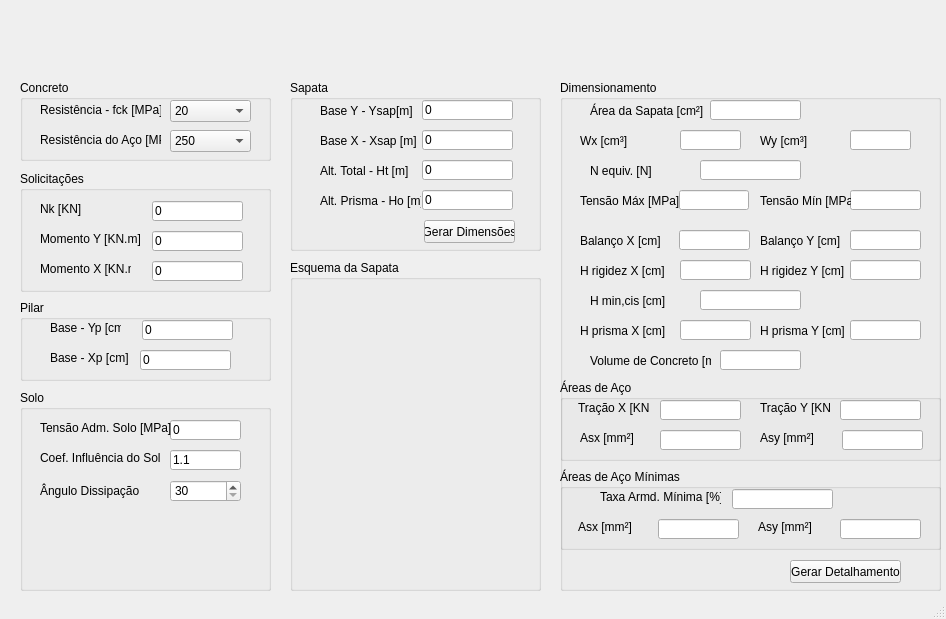
<?xml version="1.0" encoding="UTF-8"?>
<ui version="4.0">
 <class>MainWindow</class>
 <widget class="QMainWindow" name="MainWindow">
  <property name="geometry">
   <rect>
    <x>0</x>
    <y>0</y>
    <width>946</width>
    <height>619</height>
   </rect>
  </property>
  <property name="windowTitle">
   <string>MainWindow</string>
  </property>
  <widget class="QWidget" name="centralwidget">
   <widget class="QGroupBox" name="groupBox">
    <property name="geometry">
     <rect>
      <x>20</x>
      <y>80</y>
      <width>251</width>
      <height>81</height>
     </rect>
    </property>
    <property name="title">
     <string>Concreto</string>
    </property>
    <widget class="QLabel" name="label">
     <property name="geometry">
      <rect>
       <x>20</x>
       <y>20</y>
       <width>121</width>
       <height>20</height>
      </rect>
     </property>
     <property name="text">
      <string>Resistência - fck [MPa]</string>
     </property>
    </widget>
    <widget class="QComboBox" name="comboBox">
     <property name="geometry">
      <rect>
       <x>150</x>
       <y>20</y>
       <width>81</width>
       <height>22</height>
      </rect>
     </property>
     <item>
      <property name="text">
       <string>20</string>
      </property>
     </item>
     <item>
      <property name="text">
       <string>25</string>
      </property>
     </item>
     <item>
      <property name="text">
       <string>30</string>
      </property>
     </item>
     <item>
      <property name="text">
       <string>35</string>
      </property>
     </item>
     <item>
      <property name="text">
       <string>40</string>
      </property>
     </item>
     <item>
      <property name="text">
       <string>45</string>
      </property>
     </item>
     <item>
      <property name="text">
       <string>50</string>
      </property>
     </item>
    </widget>
    <widget class="QComboBox" name="comboBox_2">
     <property name="geometry">
      <rect>
       <x>150</x>
       <y>50</y>
       <width>81</width>
       <height>22</height>
      </rect>
     </property>
     <item>
      <property name="text">
       <string>250</string>
      </property>
     </item>
     <item>
      <property name="text">
       <string>500</string>
      </property>
     </item>
     <item>
      <property name="text">
       <string>600</string>
      </property>
     </item>
    </widget>
    <widget class="QLabel" name="label_2">
     <property name="geometry">
      <rect>
       <x>20</x>
       <y>50</y>
       <width>121</width>
       <height>20</height>
      </rect>
     </property>
     <property name="text">
      <string>Resistência do Aço [MPa]</string>
     </property>
    </widget>
   </widget>
   <widget class="QGroupBox" name="groupBox_3">
    <property name="geometry">
     <rect>
      <x>20</x>
      <y>171</y>
      <width>251</width>
      <height>121</height>
     </rect>
    </property>
    <property name="title">
     <string>Solicitações</string>
    </property>
    <widget class="QLabel" name="label_7">
     <property name="geometry">
      <rect>
       <x>20</x>
       <y>30</y>
       <width>101</width>
       <height>16</height>
      </rect>
     </property>
     <property name="text">
      <string>Nk [KN]</string>
     </property>
    </widget>
    <widget class="QLineEdit" name="lineEdit_3">
     <property name="geometry">
      <rect>
       <x>132</x>
       <y>30</y>
       <width>91</width>
       <height>20</height>
      </rect>
     </property>
     <property name="text">
      <string>0</string>
     </property>
    </widget>
    <widget class="QLabel" name="label_8">
     <property name="geometry">
      <rect>
       <x>20</x>
       <y>60</y>
       <width>101</width>
       <height>16</height>
      </rect>
     </property>
     <property name="text">
      <string>Momento Y [KN.m]</string>
     </property>
    </widget>
    <widget class="QLineEdit" name="lineEdit_4">
     <property name="geometry">
      <rect>
       <x>132</x>
       <y>60</y>
       <width>91</width>
       <height>20</height>
      </rect>
     </property>
     <property name="text">
      <string>0</string>
     </property>
    </widget>
    <widget class="QLabel" name="label_9">
     <property name="geometry">
      <rect>
       <x>20</x>
       <y>90</y>
       <width>91</width>
       <height>16</height>
      </rect>
     </property>
     <property name="text">
      <string>Momento X [KN.m]</string>
     </property>
    </widget>
    <widget class="QLineEdit" name="lineEdit_5">
     <property name="geometry">
      <rect>
       <x>132</x>
       <y>90</y>
       <width>91</width>
       <height>20</height>
      </rect>
     </property>
     <property name="text">
      <string>0</string>
     </property>
    </widget>
   </widget>
   <widget class="QGroupBox" name="groupBox_2">
    <property name="geometry">
     <rect>
      <x>20</x>
      <y>300</y>
      <width>251</width>
      <height>81</height>
     </rect>
    </property>
    <property name="title">
     <string>Pilar</string>
    </property>
    <widget class="QLabel" name="label_3">
     <property name="geometry">
      <rect>
       <x>30</x>
       <y>20</y>
       <width>71</width>
       <height>16</height>
      </rect>
     </property>
     <property name="text">
      <string>Base - Yp [cm]</string>
     </property>
    </widget>
    <widget class="QLineEdit" name="lineEdit">
     <property name="geometry">
      <rect>
       <x>122</x>
       <y>20</y>
       <width>91</width>
       <height>20</height>
      </rect>
     </property>
     <property name="text">
      <string>0</string>
     </property>
    </widget>
    <widget class="QLabel" name="label_4">
     <property name="geometry">
      <rect>
       <x>30</x>
       <y>50</y>
       <width>81</width>
       <height>16</height>
      </rect>
     </property>
     <property name="text">
      <string>Base - Xp [cm]</string>
     </property>
    </widget>
    <widget class="QLineEdit" name="lineEdit_2">
     <property name="geometry">
      <rect>
       <x>120</x>
       <y>50</y>
       <width>91</width>
       <height>20</height>
      </rect>
     </property>
     <property name="text">
      <string>0</string>
     </property>
    </widget>
   </widget>
   <widget class="QGroupBox" name="groupBox_4">
    <property name="geometry">
     <rect>
      <x>290</x>
      <y>80</y>
      <width>251</width>
      <height>171</height>
     </rect>
    </property>
    <property name="title">
     <string>Sapata</string>
    </property>
    <widget class="QLabel" name="label_5">
     <property name="geometry">
      <rect>
       <x>30</x>
       <y>50</y>
       <width>101</width>
       <height>21</height>
      </rect>
     </property>
     <property name="text">
      <string>Base X - Xsap [m]</string>
     </property>
    </widget>
    <widget class="QLineEdit" name="lineEdit_9">
     <property name="geometry">
      <rect>
       <x>132</x>
       <y>50</y>
       <width>91</width>
       <height>20</height>
      </rect>
     </property>
     <property name="text">
      <string>0</string>
     </property>
    </widget>
    <widget class="QLineEdit" name="lineEdit_10">
     <property name="geometry">
      <rect>
       <x>132</x>
       <y>20</y>
       <width>91</width>
       <height>20</height>
      </rect>
     </property>
     <property name="text">
      <string>0</string>
     </property>
    </widget>
    <widget class="QLabel" name="label_6">
     <property name="geometry">
      <rect>
       <x>30</x>
       <y>20</y>
       <width>101</width>
       <height>21</height>
      </rect>
     </property>
     <property name="text">
      <string>Base Y - Ysap[m]</string>
     </property>
    </widget>
    <widget class="QLabel" name="label_13">
     <property name="geometry">
      <rect>
       <x>30</x>
       <y>80</y>
       <width>91</width>
       <height>21</height>
      </rect>
     </property>
     <property name="text">
      <string>Alt. Total - Ht [m]</string>
     </property>
    </widget>
    <widget class="QLineEdit" name="lineEdit_11">
     <property name="geometry">
      <rect>
       <x>132</x>
       <y>80</y>
       <width>91</width>
       <height>20</height>
      </rect>
     </property>
     <property name="text">
      <string>0</string>
     </property>
    </widget>
    <widget class="QLineEdit" name="lineEdit_12">
     <property name="geometry">
      <rect>
       <x>132</x>
       <y>110</y>
       <width>91</width>
       <height>20</height>
      </rect>
     </property>
     <property name="text">
      <string>0</string>
     </property>
    </widget>
    <widget class="QLabel" name="label_14">
     <property name="geometry">
      <rect>
       <x>30</x>
       <y>110</y>
       <width>101</width>
       <height>21</height>
      </rect>
     </property>
     <property name="text">
      <string>Alt. Prisma - Ho [m]</string>
     </property>
    </widget>
    <widget class="QPushButton" name="pushButton">
     <property name="geometry">
      <rect>
       <x>134</x>
       <y>140</y>
       <width>91</width>
       <height>23</height>
      </rect>
     </property>
     <property name="text">
      <string>Gerar Dimensões</string>
     </property>
    </widget>
   </widget>
   <widget class="QGroupBox" name="groupBox_5">
    <property name="geometry">
     <rect>
      <x>290</x>
      <y>260</y>
      <width>251</width>
      <height>331</height>
     </rect>
    </property>
    <property name="title">
     <string>Esquema da Sapata</string>
    </property>
    <widget class="QLabel" name="label_15">
     <property name="geometry">
      <rect>
       <x>0</x>
       <y>30</y>
       <width>251</width>
       <height>181</height>
      </rect>
     </property>
     <property name="text">
      <string/>
     </property>
     <property name="pixmap">
      <pixmap>sapata_sup.png</pixmap>
     </property>
     <property name="scaledContents">
      <bool>true</bool>
     </property>
    </widget>
    <widget class="QLabel" name="label_16">
     <property name="geometry">
      <rect>
       <x>10</x>
       <y>230</y>
       <width>231</width>
       <height>81</height>
      </rect>
     </property>
     <property name="text">
      <string/>
     </property>
     <property name="pixmap">
      <pixmap>sapata_perfil.png</pixmap>
     </property>
     <property name="scaledContents">
      <bool>true</bool>
     </property>
    </widget>
   </widget>
   <widget class="QGroupBox" name="groupBox_6">
    <property name="geometry">
     <rect>
      <x>20</x>
      <y>390</y>
      <width>251</width>
      <height>201</height>
     </rect>
    </property>
    <property name="title">
     <string>Solo</string>
    </property>
    <widget class="QLabel" name="label_17">
     <property name="geometry">
      <rect>
       <x>20</x>
       <y>60</y>
       <width>121</width>
       <height>16</height>
      </rect>
     </property>
     <property name="text">
      <string>Coef. Influência do Solo</string>
     </property>
    </widget>
    <widget class="QLineEdit" name="lineEdit_13">
     <property name="geometry">
      <rect>
       <x>150</x>
       <y>60</y>
       <width>71</width>
       <height>20</height>
      </rect>
     </property>
     <property name="text">
      <string>1.1</string>
     </property>
    </widget>
    <widget class="QLabel" name="label_18">
     <property name="geometry">
      <rect>
       <x>20</x>
       <y>90</y>
       <width>111</width>
       <height>21</height>
      </rect>
     </property>
     <property name="text">
      <string>Ângulo Dissipação </string>
     </property>
    </widget>
    <widget class="QSpinBox" name="spinBox">
     <property name="geometry">
      <rect>
       <x>150</x>
       <y>90</y>
       <width>71</width>
       <height>22</height>
      </rect>
     </property>
     <property name="minimum">
      <number>30</number>
     </property>
     <property name="maximum">
      <number>50</number>
     </property>
    </widget>
    <widget class="QLineEdit" name="lineEdit_35">
     <property name="geometry">
      <rect>
       <x>150</x>
       <y>30</y>
       <width>71</width>
       <height>20</height>
      </rect>
     </property>
     <property name="text">
      <string>0</string>
     </property>
    </widget>
    <widget class="QLabel" name="label_40">
     <property name="geometry">
      <rect>
       <x>20</x>
       <y>30</y>
       <width>131</width>
       <height>16</height>
      </rect>
     </property>
     <property name="text">
      <string>Tensão Adm. Solo [MPa]</string>
     </property>
    </widget>
   </widget>
   <widget class="QGroupBox" name="groupBox_7">
    <property name="geometry">
     <rect>
      <x>560</x>
      <y>80</y>
      <width>381</width>
      <height>511</height>
     </rect>
    </property>
    <property name="title">
     <string>Dimensionamento</string>
    </property>
    <widget class="QLabel" name="label_19">
     <property name="geometry">
      <rect>
       <x>30</x>
       <y>20</y>
       <width>121</width>
       <height>21</height>
      </rect>
     </property>
     <property name="text">
      <string>Área da Sapata [cm²]</string>
     </property>
    </widget>
    <widget class="QLineEdit" name="lineEdit_15">
     <property name="geometry">
      <rect>
       <x>150</x>
       <y>20</y>
       <width>91</width>
       <height>20</height>
      </rect>
     </property>
    </widget>
    <widget class="QLabel" name="label_20">
     <property name="geometry">
      <rect>
       <x>20</x>
       <y>50</y>
       <width>51</width>
       <height>21</height>
      </rect>
     </property>
     <property name="text">
      <string>Wx [cm³]</string>
     </property>
    </widget>
    <widget class="QLineEdit" name="lineEdit_16">
     <property name="geometry">
      <rect>
       <x>120</x>
       <y>50</y>
       <width>61</width>
       <height>20</height>
      </rect>
     </property>
     <property name="text">
      <string/>
     </property>
    </widget>
    <widget class="QLineEdit" name="lineEdit_17">
     <property name="geometry">
      <rect>
       <x>290</x>
       <y>50</y>
       <width>61</width>
       <height>20</height>
      </rect>
     </property>
     <property name="text">
      <string/>
     </property>
    </widget>
    <widget class="QLabel" name="label_21">
     <property name="geometry">
      <rect>
       <x>200</x>
       <y>50</y>
       <width>51</width>
       <height>21</height>
      </rect>
     </property>
     <property name="text">
      <string>Wy [cm³]</string>
     </property>
    </widget>
    <widget class="QLineEdit" name="lineEdit_18">
     <property name="geometry">
      <rect>
       <x>140</x>
       <y>80</y>
       <width>101</width>
       <height>20</height>
      </rect>
     </property>
     <property name="text">
      <string/>
     </property>
    </widget>
    <widget class="QLabel" name="label_22">
     <property name="geometry">
      <rect>
       <x>30</x>
       <y>80</y>
       <width>81</width>
       <height>21</height>
      </rect>
     </property>
     <property name="text">
      <string>N equiv. [N]</string>
     </property>
    </widget>
    <widget class="QLabel" name="label_23">
     <property name="geometry">
      <rect>
       <x>20</x>
       <y>110</y>
       <width>121</width>
       <height>21</height>
      </rect>
     </property>
     <property name="text">
      <string>Tensão Máx [MPa]</string>
     </property>
    </widget>
    <widget class="QLineEdit" name="lineEdit_19">
     <property name="geometry">
      <rect>
       <x>119</x>
       <y>110</y>
       <width>70</width>
       <height>20</height>
      </rect>
     </property>
     <property name="text">
      <string/>
     </property>
    </widget>
    <widget class="QLineEdit" name="lineEdit_20">
     <property name="geometry">
      <rect>
       <x>290</x>
       <y>110</y>
       <width>71</width>
       <height>20</height>
      </rect>
     </property>
     <property name="text">
      <string/>
     </property>
    </widget>
    <widget class="QLabel" name="label_24">
     <property name="geometry">
      <rect>
       <x>200</x>
       <y>110</y>
       <width>91</width>
       <height>21</height>
      </rect>
     </property>
     <property name="text">
      <string>Tensão Mín [MPa]</string>
     </property>
    </widget>
    <widget class="QLabel" name="label_25">
     <property name="geometry">
      <rect>
       <x>20</x>
       <y>150</y>
       <width>91</width>
       <height>21</height>
      </rect>
     </property>
     <property name="text">
      <string>Balanço X [cm]</string>
     </property>
    </widget>
    <widget class="QLineEdit" name="lineEdit_21">
     <property name="geometry">
      <rect>
       <x>119</x>
       <y>150</y>
       <width>71</width>
       <height>20</height>
      </rect>
     </property>
     <property name="text">
      <string/>
     </property>
    </widget>
    <widget class="QLineEdit" name="lineEdit_22">
     <property name="geometry">
      <rect>
       <x>290</x>
       <y>150</y>
       <width>71</width>
       <height>20</height>
      </rect>
     </property>
     <property name="text">
      <string/>
     </property>
    </widget>
    <widget class="QLabel" name="label_26">
     <property name="geometry">
      <rect>
       <x>200</x>
       <y>150</y>
       <width>81</width>
       <height>21</height>
      </rect>
     </property>
     <property name="text">
      <string>Balanço Y [cm]</string>
     </property>
    </widget>
    <widget class="QLineEdit" name="lineEdit_23">
     <property name="geometry">
      <rect>
       <x>120</x>
       <y>180</y>
       <width>71</width>
       <height>20</height>
      </rect>
     </property>
     <property name="text">
      <string/>
     </property>
    </widget>
    <widget class="QLabel" name="label_27">
     <property name="geometry">
      <rect>
       <x>20</x>
       <y>180</y>
       <width>91</width>
       <height>21</height>
      </rect>
     </property>
     <property name="text">
      <string>H rigidez X [cm]</string>
     </property>
    </widget>
    <widget class="QLineEdit" name="lineEdit_24">
     <property name="geometry">
      <rect>
       <x>290</x>
       <y>180</y>
       <width>71</width>
       <height>20</height>
      </rect>
     </property>
     <property name="text">
      <string/>
     </property>
    </widget>
    <widget class="QLabel" name="label_28">
     <property name="geometry">
      <rect>
       <x>200</x>
       <y>180</y>
       <width>91</width>
       <height>21</height>
      </rect>
     </property>
     <property name="text">
      <string>H rigidez Y [cm]</string>
     </property>
    </widget>
    <widget class="QLabel" name="label_29">
     <property name="geometry">
      <rect>
       <x>30</x>
       <y>210</y>
       <width>121</width>
       <height>21</height>
      </rect>
     </property>
     <property name="text">
      <string>H min,cis [cm]</string>
     </property>
    </widget>
    <widget class="QLineEdit" name="lineEdit_25">
     <property name="geometry">
      <rect>
       <x>140</x>
       <y>210</y>
       <width>101</width>
       <height>20</height>
      </rect>
     </property>
     <property name="text">
      <string/>
     </property>
    </widget>
    <widget class="QLineEdit" name="lineEdit_26">
     <property name="geometry">
      <rect>
       <x>120</x>
       <y>240</y>
       <width>71</width>
       <height>20</height>
      </rect>
     </property>
     <property name="text">
      <string/>
     </property>
    </widget>
    <widget class="QLabel" name="label_30">
     <property name="geometry">
      <rect>
       <x>20</x>
       <y>240</y>
       <width>91</width>
       <height>21</height>
      </rect>
     </property>
     <property name="text">
      <string>H prisma X [cm]</string>
     </property>
    </widget>
    <widget class="QLabel" name="label_31">
     <property name="geometry">
      <rect>
       <x>30</x>
       <y>270</y>
       <width>121</width>
       <height>21</height>
      </rect>
     </property>
     <property name="text">
      <string>Volume de Concreto [m³]</string>
     </property>
    </widget>
    <widget class="QLineEdit" name="lineEdit_27">
     <property name="geometry">
      <rect>
       <x>160</x>
       <y>270</y>
       <width>81</width>
       <height>20</height>
      </rect>
     </property>
     <property name="text">
      <string/>
     </property>
    </widget>
    <widget class="QLabel" name="label_32">
     <property name="geometry">
      <rect>
       <x>200</x>
       <y>240</y>
       <width>91</width>
       <height>21</height>
      </rect>
     </property>
     <property name="text">
      <string>H prisma Y [cm]</string>
     </property>
    </widget>
    <widget class="QLineEdit" name="lineEdit_28">
     <property name="geometry">
      <rect>
       <x>290</x>
       <y>240</y>
       <width>71</width>
       <height>20</height>
      </rect>
     </property>
     <property name="text">
      <string/>
     </property>
    </widget>
    <widget class="QGroupBox" name="groupBox_8">
     <property name="geometry">
      <rect>
       <x>0</x>
       <y>300</y>
       <width>381</width>
       <height>81</height>
      </rect>
     </property>
     <property name="title">
      <string>Áreas de Aço</string>
     </property>
     <widget class="QLabel" name="label_33">
      <property name="geometry">
       <rect>
        <x>18</x>
        <y>20</y>
        <width>71</width>
        <height>16</height>
       </rect>
      </property>
      <property name="text">
       <string>Tração X [KN]</string>
      </property>
     </widget>
     <widget class="QLineEdit" name="lineEdit_14">
      <property name="geometry">
       <rect>
        <x>100</x>
        <y>20</y>
        <width>81</width>
        <height>20</height>
       </rect>
      </property>
     </widget>
     <widget class="QLineEdit" name="lineEdit_29">
      <property name="geometry">
       <rect>
        <x>280</x>
        <y>20</y>
        <width>81</width>
        <height>20</height>
       </rect>
      </property>
     </widget>
     <widget class="QLabel" name="label_34">
      <property name="geometry">
       <rect>
        <x>200</x>
        <y>20</y>
        <width>71</width>
        <height>16</height>
       </rect>
      </property>
      <property name="text">
       <string>Tração Y [KN]</string>
      </property>
     </widget>
     <widget class="QLineEdit" name="lineEdit_30">
      <property name="geometry">
       <rect>
        <x>100</x>
        <y>50</y>
        <width>81</width>
        <height>20</height>
       </rect>
      </property>
     </widget>
     <widget class="QLabel" name="label_35">
      <property name="geometry">
       <rect>
        <x>20</x>
        <y>50</y>
        <width>71</width>
        <height>16</height>
       </rect>
      </property>
      <property name="text">
       <string>Asx [mm²]</string>
      </property>
     </widget>
     <widget class="QLineEdit" name="lineEdit_31">
      <property name="geometry">
       <rect>
        <x>282</x>
        <y>50</y>
        <width>81</width>
        <height>20</height>
       </rect>
      </property>
     </widget>
     <widget class="QLabel" name="label_36">
      <property name="geometry">
       <rect>
        <x>200</x>
        <y>50</y>
        <width>71</width>
        <height>16</height>
       </rect>
      </property>
      <property name="text">
       <string>Asy [mm²]</string>
      </property>
     </widget>
    </widget>
    <widget class="QGroupBox" name="groupBox_9">
     <property name="geometry">
      <rect>
       <x>0</x>
       <y>389</y>
       <width>381</width>
       <height>81</height>
      </rect>
     </property>
     <property name="title">
      <string>Áreas de Aço Mínimas</string>
     </property>
     <widget class="QLabel" name="label_37">
      <property name="geometry">
       <rect>
        <x>40</x>
        <y>20</y>
        <width>121</width>
        <height>16</height>
       </rect>
      </property>
      <property name="text">
       <string>Taxa Armd. Mínima [%]</string>
      </property>
     </widget>
     <widget class="QLineEdit" name="lineEdit_32">
      <property name="geometry">
       <rect>
        <x>172</x>
        <y>20</y>
        <width>101</width>
        <height>20</height>
       </rect>
      </property>
     </widget>
     <widget class="QLineEdit" name="lineEdit_33">
      <property name="geometry">
       <rect>
        <x>98</x>
        <y>50</y>
        <width>81</width>
        <height>20</height>
       </rect>
      </property>
     </widget>
     <widget class="QLabel" name="label_38">
      <property name="geometry">
       <rect>
        <x>198</x>
        <y>50</y>
        <width>71</width>
        <height>16</height>
       </rect>
      </property>
      <property name="text">
       <string>Asy [mm²]</string>
      </property>
     </widget>
     <widget class="QLabel" name="label_39">
      <property name="geometry">
       <rect>
        <x>18</x>
        <y>50</y>
        <width>71</width>
        <height>16</height>
       </rect>
      </property>
      <property name="text">
       <string>Asx [mm²]</string>
      </property>
     </widget>
     <widget class="QLineEdit" name="lineEdit_34">
      <property name="geometry">
       <rect>
        <x>280</x>
        <y>50</y>
        <width>81</width>
        <height>20</height>
       </rect>
      </property>
     </widget>
    </widget>
    <widget class="QPushButton" name="pushButton_2">
     <property name="geometry">
      <rect>
       <x>230</x>
       <y>480</y>
       <width>111</width>
       <height>23</height>
      </rect>
     </property>
     <property name="text">
      <string>Gerar Detalhamento</string>
     </property>
    </widget>
   </widget>
   <widget class="QPushButton" name="pushButton_7">
    <property name="geometry">
     <rect>
      <x>770</x>
      <y>610</y>
      <width>75</width>
      <height>23</height>
     </rect>
    </property>
    <property name="text">
     <string>Limpar</string>
    </property>
   </widget>
   <widget class="QPushButton" name="pushButton_8">
    <property name="geometry">
     <rect>
      <x>860</x>
      <y>610</y>
      <width>75</width>
      <height>23</height>
     </rect>
    </property>
    <property name="text">
     <string>Salvar</string>
    </property>
   </widget>
   <widget class="QPushButton" name="pushButton_6">
    <property name="geometry">
     <rect>
      <x>680</x>
      <y>610</y>
      <width>75</width>
      <height>23</height>
     </rect>
    </property>
    <property name="text">
     <string>Calcular</string>
    </property>
   </widget>
  </widget>
  <widget class="QMenuBar" name="menubar">
   <property name="geometry">
    <rect>
     <x>0</x>
     <y>0</y>
     <width>946</width>
     <height>21</height>
    </rect>
   </property>
  </widget>
  <widget class="QStatusBar" name="statusbar"/>
 </widget>
 <resources/>
 <connections/>
</ui>
